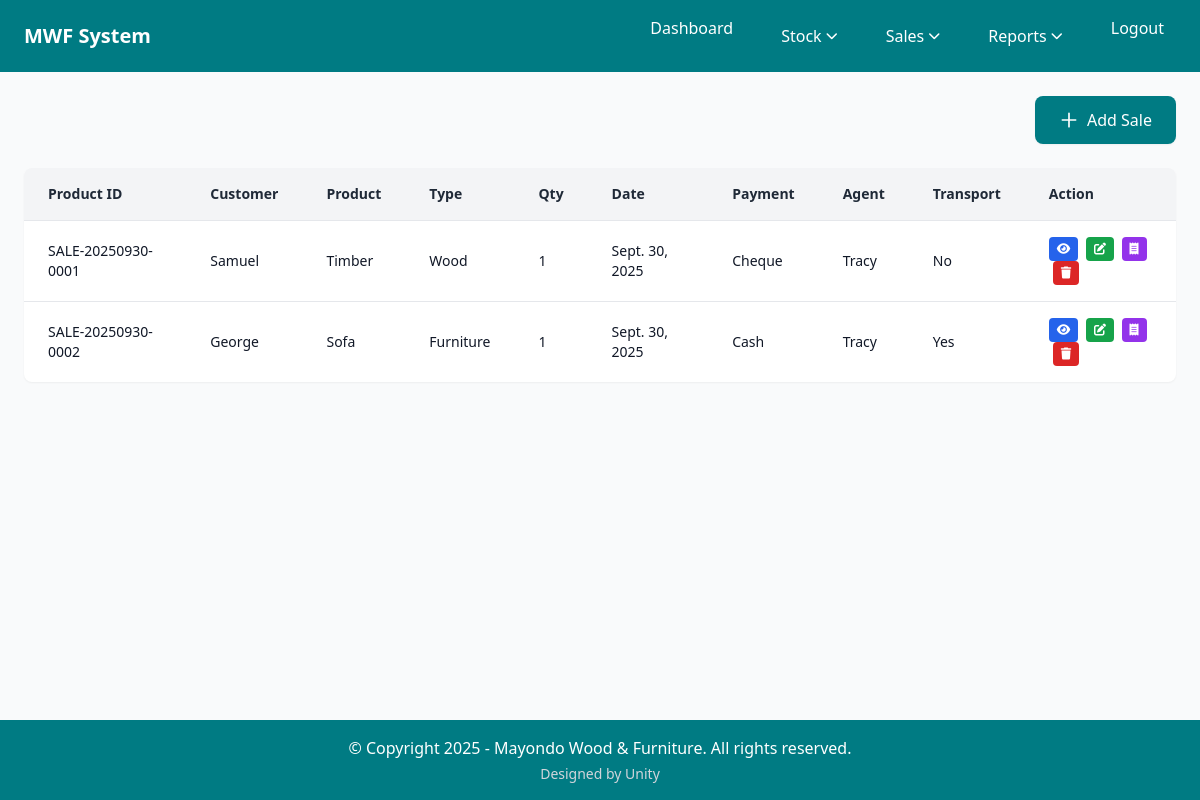
Page /saleRecord/ (signed in) on the earlier database version.
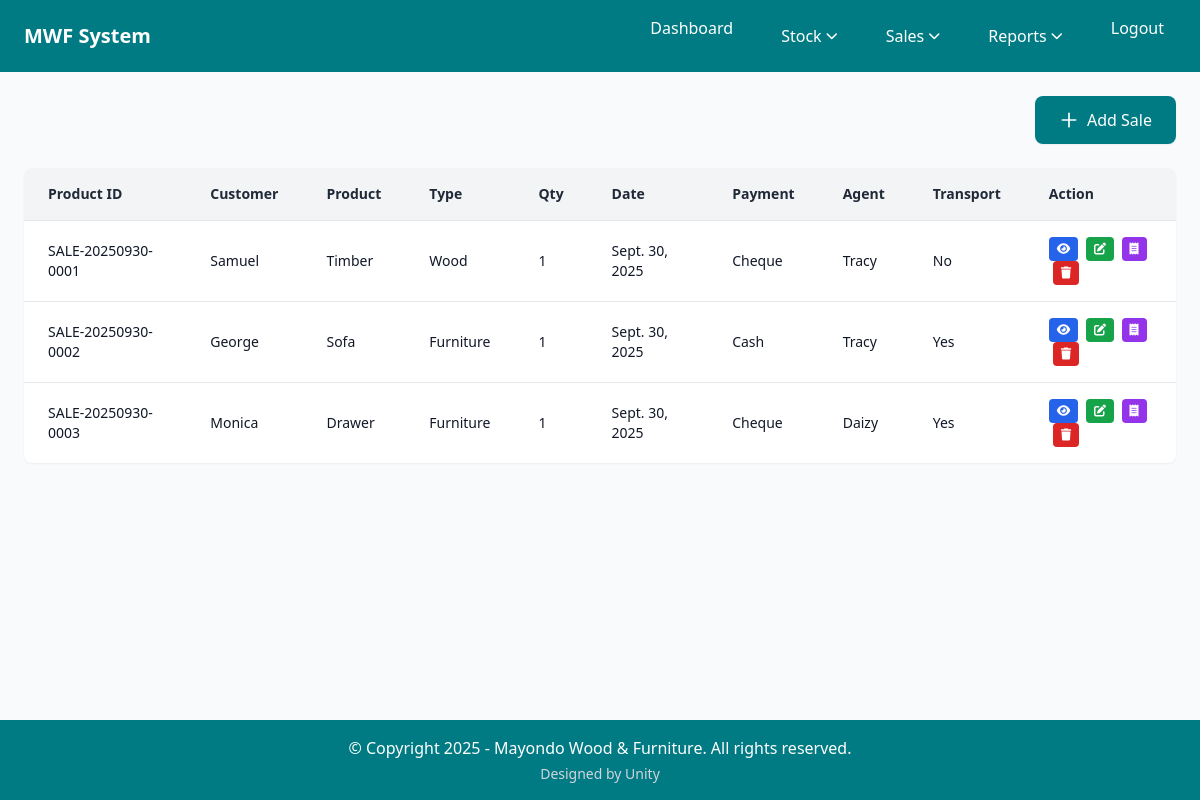
Same page on the later database version.
### home/models.py (models this page shows, shortened)
class Sale(models.Model):
    CUSTOMER_CHOICES = [('Timber', 'Timber'), ('Sofa', 'Sofa'),('Tables','Tables'),('Cupboards','Cupboards'),('Drawer','Drawer'),('Poles','Poles')]
    PRODUCT_TYPE_CHOICES = [('Wood', 'Wood'), ('Furniture', 'Furniture')]
    PAYMENT_CHOICES = [('Cash', 'Cash'), ('Cheque','Cheque'), ('Bank Overdraft','Bank Overdraft')]
    product_id = models.CharField(max_length=50, blank=True, unique=True)
    product_ref = models.ForeignKey(Product, on_delete=models.PROTECT, null=True, blank=True,
                                   help_text="Select product from catalog")
    customer_name = models.CharField(max_length=100)
    product_name = models.TextField(choices = CUSTOMER_CHOICES, null=True, blank=True)
    product_type = models.CharField(max_length=20, choices=PRODUCT_TYPE_CHOICES, null=True, blank=True)
    quantity = models.IntegerField()  # Number of items sold
    date = models.DateField(null=False)  # When the sale occurred
    payment_type = models.TextField(choices = PAYMENT_CHOICES)  # How customer paid
    sales_agent = models.CharField(max_length=50)  # Employee who made the sale
    transport_required = models.BooleanField(default=False)  # Delivery needed (checkbox)

### home/views.py (the view)
# urls.py: path('saleRecord/', saleRecord, name='saleRecord'),     # View all sales
@login_required
@user_passes_test(is_employee_or_manager)
def saleRecord(request):
    all_Sales = Sale.objects.all()
    context = {
        "Sales" : all_Sales
    }
    return render(request, 'sales.html', context)

### home/context_processors.py (called while the page is built)
def user_roles(request):
    context = {
        'is_manager': False,
        'is_employee': False,
    }
    if request.user.is_authenticated:
        context['is_manager'] = request.user.groups.filter(name="Manager").exists()
        context['is_employee'] = request.user.groups.filter(name="Employee").exists()
    return context

### home/views.py (called while the page is built)
def is_employee_or_manager(user):
    return user.is_authenticated and user.groups.filter(name__in=['Manager', 'Employee']).exists()

### home/templates/sales.html (shortened to what the changed rows need)
{% extends 'base.html' %}
{% block content %}
      <section class="bg-white rounded-lg shadow-sm overflow-hidden">
        <table class="w-full border-collapse">
        <thead class="bg-gray-100">
          <tr>
            <th class="px-6 py-4 text-left text-sm font-semibold text-gray-800 border-b border-gray-200">Product ID</th>
            <th class="px-6 py-4 text-left text-sm font-semibold text-gray-800 border-b border-gray-200">Customer</th>
            <th class="px-6 py-4 text-left text-sm font-semibold text-gray-800 border-b border-gray-200">Product</th>
            <th class="px-6 py-4 text-left text-sm font-semibold text-gray-800 border-b border-gray-200">Type</th>
            <th class="px-6 py-4 text-left text-sm font-semibold text-gray-800 border-b border-gray-200">Qty</th>
            <th class="px-6 py-4 text-left text-sm font-semibold text-gray-800 border-b border-gray-200">Date</th>
            <th class="px-6 py-4 text-left text-sm font-semibold text-gray-800 border-b border-gray-200">Payment</th>
            <th class="px-6 py-4 text-left text-sm font-semibold text-gray-800 border-b border-gray-200">Agent</th>
            <th class="px-6 py-4 text-left text-sm font-semibold text-gray-800 border-b border-gray-200">Transport</th>
            <th class="px-6 py-4 text-left text-sm font-semibold text-gray-800 border-b border-gray-200">Action</th>
          </tr>
        </thead>
        <tbody class="divide-y divide-gray-200">
          {% for item in Sales %}
          <tr class="hover:bg-gray-50 transition-colors duration-150">
            <td class="px-6 py-4 text-sm text-gray-900">{{ item.product_id }}</td>
            <td class="px-6 py-4 text-sm text-gray-900">{{ item.customer_name }}</td>
            <td class="px-6 py-4 text-sm text-gray-900">{{ item.product_name }}</td>
            <td class="px-6 py-4 text-sm text-gray-900">{{ item.product_type }}</td>
            <td class="px-6 py-4 text-sm text-gray-900">{{ item.quantity }}</td>
            <td class="px-6 py-4 text-sm text-gray-900">{{ item.date }}</td>
            <td class="px-6 py-4 text-sm text-gray-900">{{ item.payment_type }}</td>
            <td class="px-6 py-4 text-sm text-gray-900">{{ item.sales_agent }}</td>
            <td class="px-6 py-4 text-sm text-gray-900">{{ item.transport_required|yesno:"Yes,No" }}</td>
            <td class="px-6 py-4 text-sm space-x-1">
              <a href="/view/{{ item.id }}" class="inline-block px-2 py-1 bg-blue-600 text-white text-xs rounded hover:bg-blue-700 transition-colors" title="View Details">
                <i class="fas fa-eye"></i>
              </a>
              <a href="/edit/{{ item.id }}" class="inline-block px-2 py-1 bg-green-600 text-white text-xs rounded hover:bg-green-700 transition-colors" title="Edit Sale">
                <i class="fas fa-edit"></i>
              </a>
              <a href="/receipt/{{ item.id }}" target="_blank" class="inline-block px-2 py-1 bg-purple-600 text-white text-xs rounded hover:bg-purple-700 transition-colors" title="Generate Receipt">
                <i class="fas fa-receipt"></i>
              </a>
              <button onclick="openDeleteModal('{{ item.id }}', '{{ item.product_name }}', '{{ item.product_id }}')" class="px-2 py-1 bg-red-600 text-white text-xs rounded hover:bg-red-700 transition-colors" title="Delete Sale">
                <i class="fas fa-trash"></i>
              </button>
            </td>
          </tr>
          {% empty %}
          <tr>
            <td colspan="10" class="px-6 py-8 text-center text-gray-500">No sales records yet. <a href="/addSale/" class="text-cordes-dark hover:underline">Add one</a></td>
          </tr>
          {% endfor %}
        </tbody>
      </table>
    </section>
{% endblock %}

Differences in the rows shown:
added Sale: product_id "SALE-20250930-0003", customer_name "Monica", product_name "Drawer", product_type "Furniture", quantity "1", date "Sept. 30, 2025", payment_type "Cheque", sales_agent "Daizy", transport_required "Yes"
